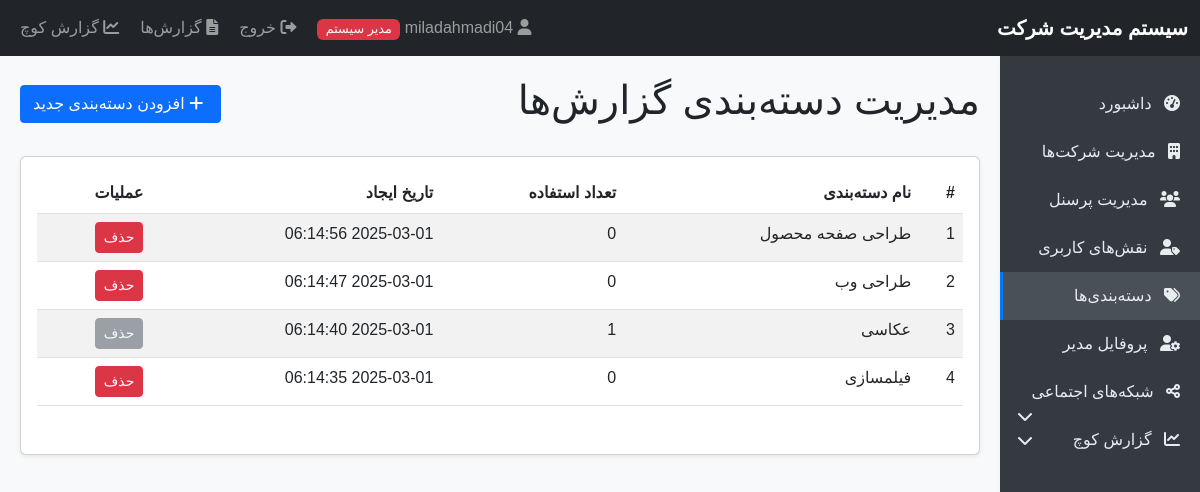
/categories.php (signed in), run on the app's committed database.
### tables this page shows
CREATE TABLE `categories` (
  `id` int(11) NOT NULL,
  `name` varchar(100) NOT NULL,
  `created_at` timestamp NOT NULL DEFAULT current_timestamp()
);

### categories.php (the view, shortened to what this page needs)
<?php
require_once 'auth.php';
$stmt = $pdo->query("SELECT c.*,
                     (SELECT COUNT(*) FROM report_item_categories WHERE category_id = c.id) as usage_count
                     FROM categories c ORDER BY name");
$categories = $stmt->fetchAll();
include 'header.php';
?>
<div class="d-flex justify-content-between align-items-center mb-4">
    <h1>مدیریت دسته‌بندی گزارش‌ها</h1>
    <button type="button" class="btn btn-primary" data-bs-toggle="modal" data-bs-target="#addCategoryModal">
        <i class="fas fa-plus"></i> افزودن دسته‌بندی جدید
    </button>
</div>
<div class="card">
    <div class="card-body">
        <?php if (count($categories) > 0): ?>
            <div class="table-responsive">
                <table class="table table-striped">
                    <thead>
                        <tr>
                            <th>#</th>
                            <th>نام دسته‌بندی</th>
                            <th>تعداد استفاده</th>
                            <th>تاریخ ایجاد</th>
                            <th>عملیات</th>
                        </tr>
                    </thead>
                    <tbody>
                        <?php foreach ($categories as $index => $category): ?>
                            <tr>
                                <td><?php echo $index + 1; ?></td>
                                <td><?php echo $category['name']; ?></td>
                                <td><?php echo $category['usage_count']; ?></td>
                                <td><?php echo $category['created_at']; ?></td>
                                <td>
                                    <?php if ($category['usage_count'] == 0): ?>
                                        <a href="?delete=<?php echo $category['id']; ?>"
                                           class="btn btn-sm btn-danger"
                                           onclick="return confirm('آیا از حذف این دسته‌بندی اطمینان دارید؟')">
                                            حذف
                                        </a>
                                    <?php else: ?>
                                        <button class="btn btn-sm btn-secondary" disabled>حذف</button>
                                    <?php endif; ?>
                                </td>
                            </tr>
                        <?php endforeach; ?>
                    </tbody>
                </table>
            </div>
        <?php else: ?>
            <p class="text-center">هیچ دسته‌بندی یافت نشد.</p>
        <?php endif; ?>
    </div>
</div>
<?php include 'footer.php'; ?>

### header.php (style rules this page uses)
body { font-family: Tahoma, Arial, sans-serif; background-color: #f8f9fa; }
.card { box-shadow: 0 0.125rem 0.25rem rgba(0, 0, 0, 0.075); margin-bottom: 1.5rem; }
.btn { border-radius: 0.25rem; }
.btn-sm { padding: 0.25rem 0.5rem; font-size: 0.875rem; }
.fas, .fab { margin-right: 5px; }
.table-responsive { margin-bottom: 1rem; }

### data on the page
categories: name "طراحی صفحه محصول", usage_count "0", created_at "2025-03-01 06:14:56"
categories: name "طراحی وب", usage_count "0", created_at "2025-03-01 06:14:47"
categories: name "عکاسی", usage_count "1", created_at "2025-03-01 06:14:40", shows "حذف"
categories: name "فیلمسازی", usage_count "0", created_at "2025-03-01 06:14:35"
